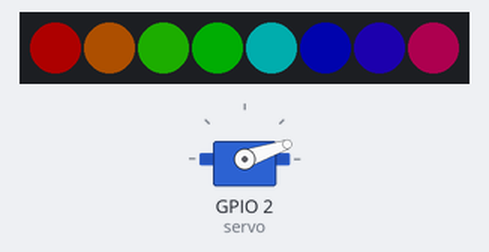
Recording of a program running on a simulated ESP8266 (NodeMCU). Parts: servo, 8 RGB LEDs in strip order, left to right. Dim RGB values are drawn brighter than linear.

Above: at 2.15 s.
At 6.35 s:
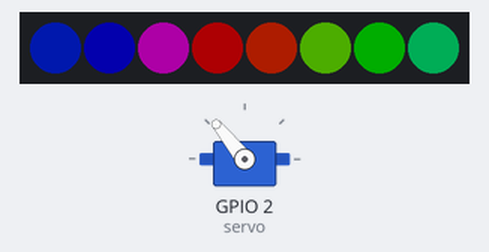
At 11.15 s:
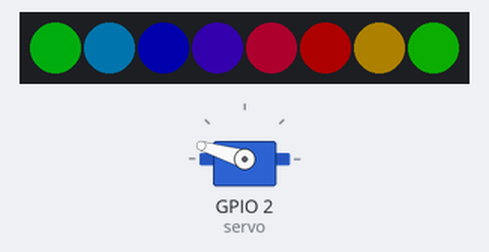
At 20.15 s:
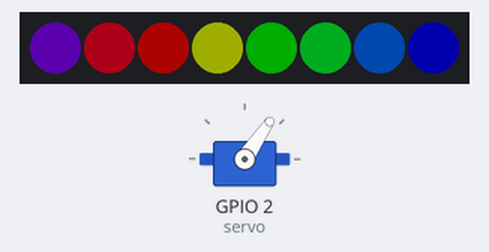
At 29.16 s:
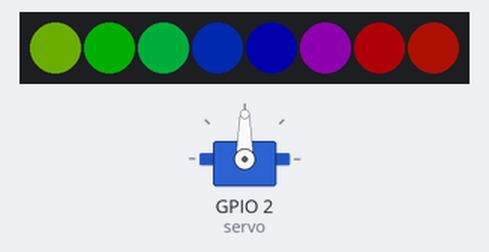
At 39.66 s:
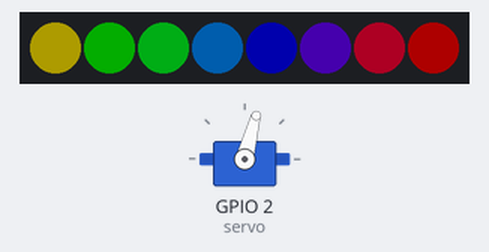
Timing chart, 0 to 40.0 s (numbered marks = the images above):
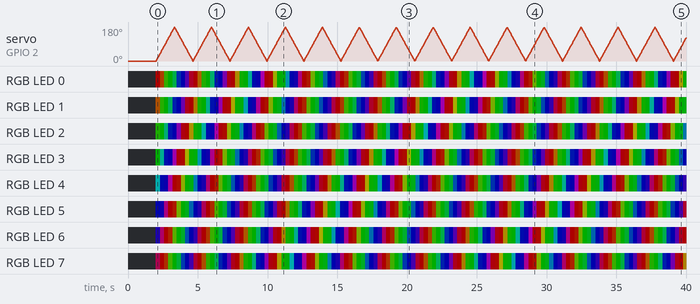

The program:

main.cpp
```cpp
#include <Arduino.h>
#include <Servo.h>
#include <Adafruit_NeoPixel.h>

#define PIXEL_PIN   15  // Digital IO pin connected to the NeoPixels, labelled D8 on the NodeMCU v2, this should be GPIO 15
#define PIXEL_COUNT 8   // Number of NeoPixels

Servo servo;

// Declare our NeoPixel strip object:
Adafruit_NeoPixel strip(PIXEL_COUNT, PIXEL_PIN, NEO_GRB + NEO_KHZ800);
// Argument 1 = Number of pixels in NeoPixel strip
// Argument 2 = Arduino pin number (most are valid)
// Argument 3 = Pixel type flags, add together as needed:
//   NEO_KHZ800  800 KHz bitstream (most NeoPixel products w/WS2812 LEDs)
//   NEO_KHZ400  400 KHz (classic 'v1' (not v2) FLORA pixels, WS2811 drivers)
//   NEO_GRB     Pixels are wired for GRB bitstream (most NeoPixel products)
//   NEO_RGB     Pixels are wired for RGB bitstream (v1 FLORA pixels, not v2)
//   NEO_RGBW    Pixels are wired for RGBW bitstream (NeoPixel RGBW products)

void setup() {
  servo.attach(2);
  servo.write(0);

  strip.begin();           // INITIALIZE NeoPixel strip object (REQUIRED)
  strip.show();            // Turn OFF all pixels ASAP
  strip.setBrightness(50); // Set BRIGHTNESS to about 1/5 (max = 255)

  delay(2000);
}

uint16_t phase = 0;

void rainbow(uint16_t firstPixelHue);

void loop() {


  rainbow(phase);             // Flowing rainbow cycle along the whole strip
  phase += 256;
  delay(10);

  long angle = 0;
  if (phase < 32768) {
    angle = phase * 180 / 32768;
  } else {
    angle = (65535 - phase) * 180 / 32768;
  }
  servo.write(angle);

  // servo.write(180);
  // delay(1000);
  // servo.write(90);
  // delay(1000);
}

// Rainbow cycle along whole strip. Pass delay time (in ms) between frames.
void rainbow(uint16_t firstPixelHue) {

  for(int i=0; i<strip.numPixels(); i++) { // For each pixel in strip...
    // Offset pixel hue by an amount to make one full revolution of the
    // color wheel (range of 65536) along the length of the strip
    // (strip.numPixels() steps):
    int pixelHue = firstPixelHue + (i * 65536L / strip.numPixels());
    // strip.ColorHSV() can take 1 or 3 arguments: a hue (0 to 65535) or
    // optionally add saturation and value (brightness) (each 0 to 255).
    // Here we're using just the single-argument hue variant. The result
    // is passed through strip.gamma32() to provide 'truer' colors
    // before assigning to each pixel:
    strip.setPixelColor(i, strip.gamma32(strip.ColorHSV(pixelHue)));
  }
  strip.show(); // Update strip with new contents

}
```

Measured:
- by itself, RGB LED 2: off → RGB(8, 50, 0) at 2.0 s, → RGB(0, 50, 0) 0.30 s later, → RGB(0, 50, 34) 0.30 s later, → RGB(0, 6, 50) 0.30 s later, … (127 changes in this stretch)
- by itself, RGB LED 3: off → RGB(0, 50, 1) at 2.0 s, → RGB(0, 50, 42) 0.30 s later, → RGB(0, 4, 50) 0.30 s later, → RGB(1, 0, 50) 0.30 s later, … (127 changes in this stretch)
